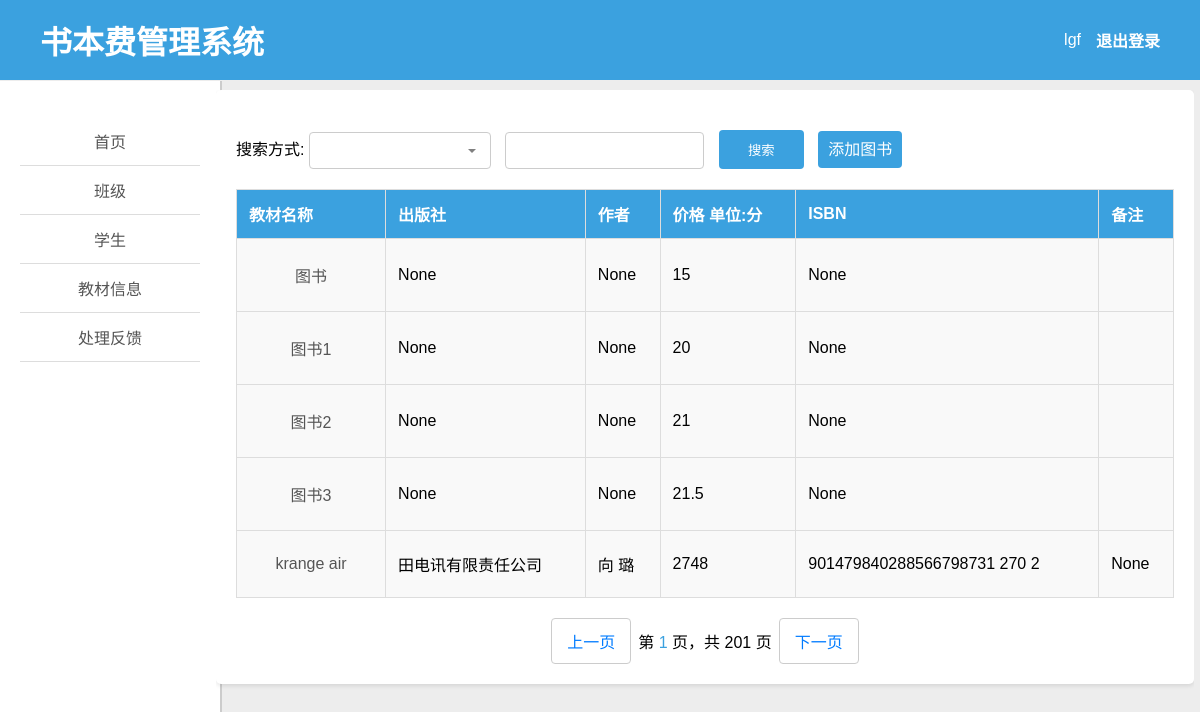
The page /manager/book_all/1 (signed in) on the database as committed earlier.
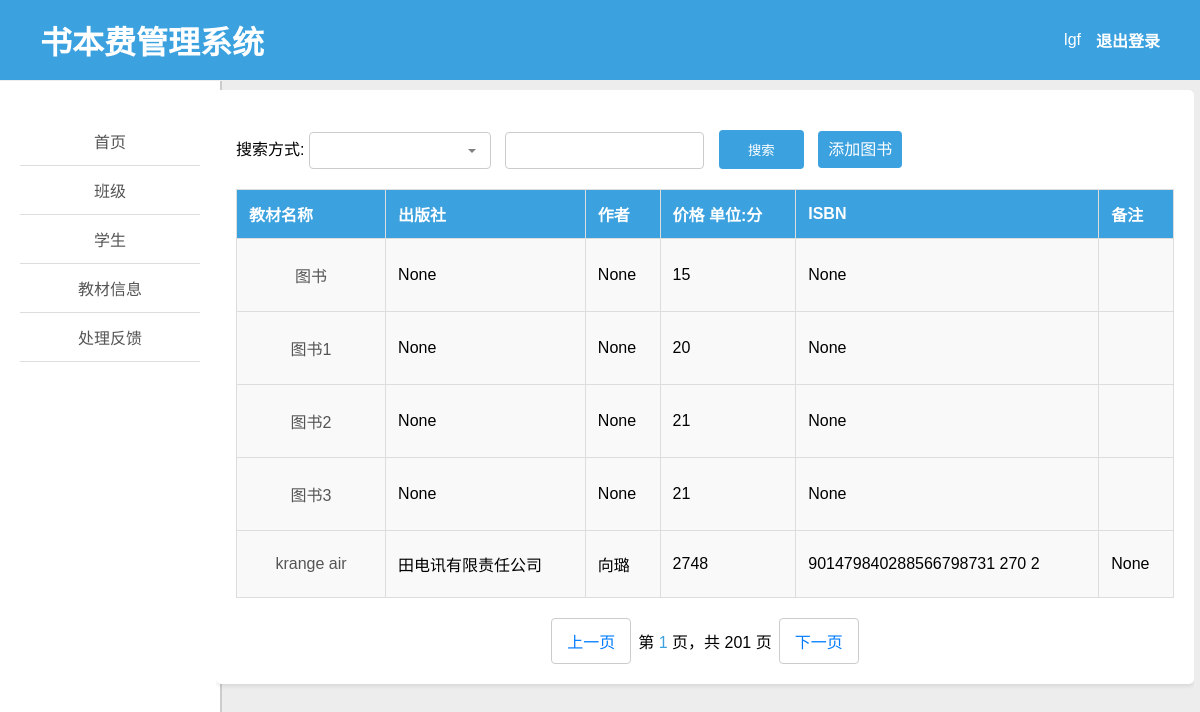
The same page on the database as committed later.
### books/models.py (models this page shows, shortened)
class Books(models.Model):
    name = models.CharField(max_length=100, verbose_name='书名')
    publish = models.CharField(max_length=100, verbose_name='出版社', null=True, blank=True)
    author = models.CharField(max_length=100, verbose_name='作者', null=True, blank=True)
    price = models.IntegerField(default=0, verbose_name='价格')
    ISBN = models.CharField(max_length=100, verbose_name='ISBN', null=True, blank=True)
    notice = models.TextField(verbose_name='备注', null=True, blank=True)
    class Meta:
        verbose_name = '书籍'
        verbose_name_plural = '书籍'

### util/check_staff.py (the view)
    def wrapper(request, *args, **kwargs):
        if request.user.is_staff:
            return func(request, *args, **kwargs)
        else:
            return render(request, 'permissions_error.html')

### manager/plug.py (called while the page is built)
def managerRender(request, template_name, context=None):
    if context is None:
        context = {}
    context['user'] = request.user
    return render(request, template_name, context)

### util/check_staff.py (called while the page is built)
def check_staff(func):
    def wrapper(request, *args, **kwargs):
        if request.user.is_staff:
            return func(request, *args, **kwargs)
        else:
            return render(request, 'permissions_error.html')
    return wrapper

### templates/manager/book_all.html (shortened to what this page needs)
{% extends 'manager_left.html' %}
{% block right %}
    <div class="container">
        <form method="get">
            <label for="search_type">搜索方式:</label>
            <input type="text" id="search_type" name="search_type" list="search_types" class="custom-select">
            <input type="text" id="search" name="search" required>
            <input type="submit" value="搜索">
            <a href="../add_book" class="custom-button">添加图书</a>
        </form>
        <table>
            <thead>
            <tr>
                <th>教材名称</th>
                <th>出版社</th>
                <th>作者</th>
                <th>价格 单位:分</th>
                <th>ISBN</th>
                <th>备注</th>
            </tr>
            </thead>
            <tbody>
            {% for book in books %}
                <tr>
                    <td>
                        <a class="nav-link" href="../edit_book/{{ book.id }}">{{ book.name }}</a>
                    </td>
                    <td>{{ book.publish }}</td>
                    <td>{{ book.author }}</td>
                    <td>{{ book.price }}</td>
                    <td>{{ book.ISBN }}</td>
                    <td>{{ book.notice }}</td>
                </tr>
            {% endfor %}
            </tbody>
        </table>
        <div class="pagination">
            <a href="./{{ l }}?{{ request.GET.urlencode }}">上一页</a>
            <span>第 <span class="current-page">{{ current_page }}</span> 页，共 {{ total_pages }} 页</span>
            <a href="./{{ r }}?{{ request.GET.urlencode }}">下一页</a>
        </div>
    </div>
{% endblock %}

Rows that differ between the two databases and show on the page:
changed Books "图书3": price "21.5" → "21"
changed Books "krange air": author "向 璐" → "向璐"
